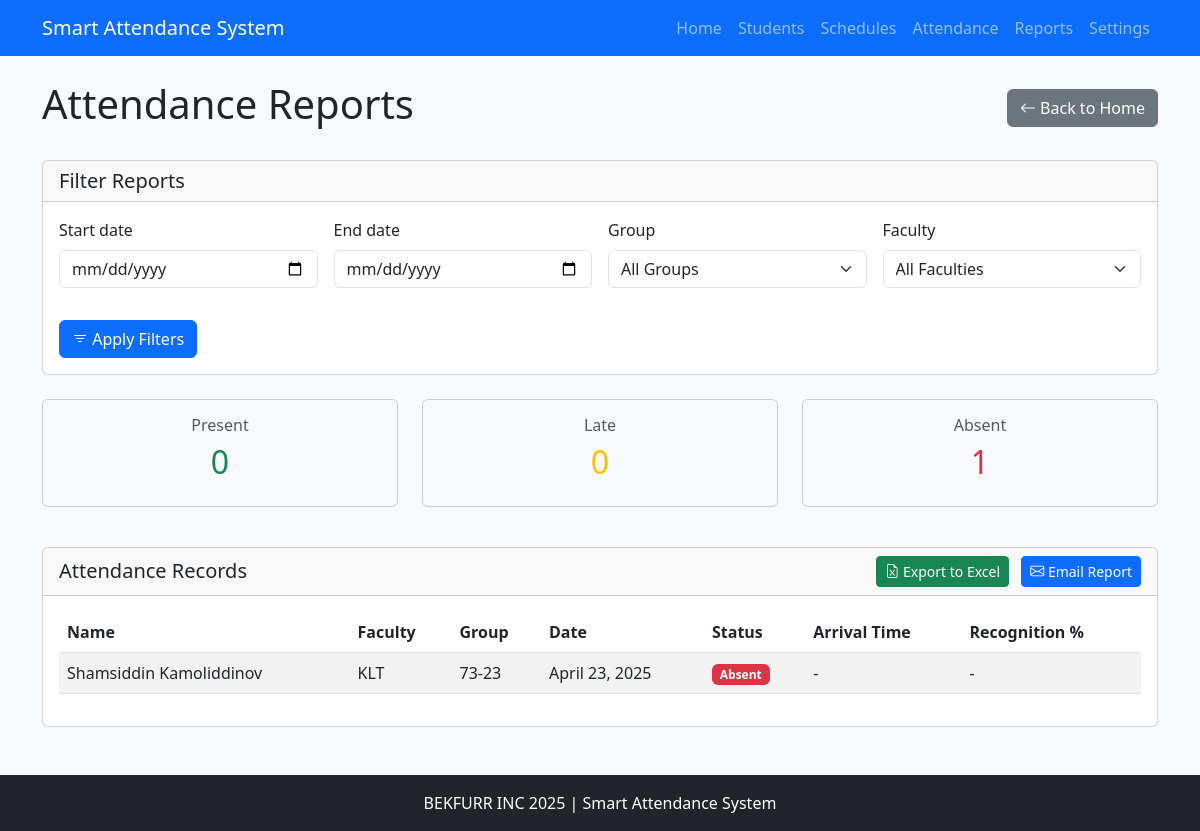
The page /reports/ on the database its author committed.
### face_attendance/models.py (models this page shows, shortened)
class Attendance(models.Model):
    STATUS_CHOICES = [
        ('Present', 'Present'),
        ('Late', 'Late'),
        ('Absent', 'Absent'),
    ]
    student = models.ForeignKey(Student, on_delete=models.CASCADE)
    date = models.DateField()
    status = models.CharField(max_length=10, choices=STATUS_CHOICES)
    arrival_time = models.TimeField(null=True, blank=True)
    recognition_probability = models.FloatField(default=0.0)
    class Meta:
        unique_together = ['student', 'date']

class Student(models.Model):
    name = models.CharField(max_length=100)
    surname = models.CharField(max_length=100)
    father_name = models.CharField(max_length=100)
    faculty = models.CharField(max_length=100)
    direction = models.CharField(max_length=100)
    group = models.CharField(max_length=50)
    face_embeddings = models.TextField()  # Store face embeddings as JSON string

### face_attendance/views.py (the view)
# urls.py: path('reports/', views.reports, name='reports'),
def reports(request):
    form = ReportFilterForm(request.GET)
    start_date = request.GET.get('start_date')
    end_date = request.GET.get('end_date')
    group = request.GET.get('group')
    faculty = request.GET.get('faculty')
    attendance_records = Attendance.objects.select_related('student').all()
    if start_date:
        attendance_records = attendance_records.filter(date__gte=start_date)
    if end_date:
        attendance_records = attendance_records.filter(date__lte=end_date)
    if group:
        attendance_records = attendance_records.filter(student__group=group)
    if faculty:
        attendance_records = attendance_records.filter(student__faculty=faculty)
    groups = Student.objects.values_list('group', flat=True).distinct()
    faculties = Student.objects.values_list('faculty', flat=True).distinct()
    return render(request, 'face_attendance/reports.html', {
        'form': form,
        'records': attendance_records,
        'groups': groups,
        'faculties': faculties,
        'present_count': attendance_records.filter(status='Present').count(),
        'late_count': attendance_records.filter(status='Late').count(),
        'absent_count': attendance_records.filter(status='Absent').count(),
    })

### face_attendance/forms.py
class ReportFilterForm(forms.Form):
    start_date = forms.DateField(widget=forms.DateInput(attrs={'type': 'date'}), required=False)
    end_date = forms.DateField(widget=forms.DateInput(attrs={'type': 'date'}), required=False)
    group = forms.CharField(required=False)
    faculty = forms.CharField(required=False)

### templates/face_attendance/reports.html (shortened to what this page needs)
{% extends 'base.html' %}
{% load crispy_forms_tags %}
{% block content %}
<div class="d-flex justify-content-between align-items-center mb-4">
    <h1>Attendance Reports</h1>
    <div>
        <a href="{% url 'index' %}" class="btn btn-secondary">
            <i class="bi bi-arrow-left"></i> Back to Home
        </a>
    </div>
</div>
<div class="card mb-4">
    <div class="card-header">
        <h5 class="card-title mb-0">Filter Reports</h5>
    </div>
    <div class="card-body">
        <form method="get" class="row g-3">
            <div class="col-md-3">
                {{ form.start_date|as_crispy_field }}
            </div>
            <div class="col-md-3">
                {{ form.end_date|as_crispy_field }}
            </div>
            <div class="col-md-3">
                <label for="id_group" class="form-label">Group</label>
                <select name="group" id="id_group" class="form-select">
                    <option value="">All Groups</option>
                </select>
            </div>
            <div class="col-md-3">
                <label for="id_faculty" class="form-label">Faculty</label>
                <select name="faculty" id="id_faculty" class="form-select">
                    <option value="">All Faculties</option>
                </select>
            </div>
            <div class="col-12">
                <button type="submit" class="btn btn-primary">
                    <i class="bi bi-filter"></i> Apply Filters
                </button>
            </div>
        </form>
    </div>
</div>
<div class="row mb-4">
    <div class="col-md-4 mb-3">
        <div class="card bg-light text-center">
            <div class="card-body py-3">
                <h6 class="text-muted">Present</h6>
                <h2 class="text-success">{{ present_count }}</h2>
            </div>
        </div>
    </div>
    <div class="col-md-4 mb-3">
        <div class="card bg-light text-center">
            <div class="card-body py-3">
                <h6 class="text-muted">Late</h6>
                <h2 class="text-warning">{{ late_count }}</h2>
            </div>
        </div>
    </div>
    <div class="col-md-4 mb-3">
        <div class="card bg-light text-center">
            <div class="card-body py-3">
                <h6 class="text-muted">Absent</h6>
                <h2 class="text-danger">{{ absent_count }}</h2>
            </div>
        </div>
    </div>
</div>
<div class="card">
    <div class="card-header d-flex justify-content-between align-items-center">
        <h5 class="card-title mb-0">Attendance Records</h5>
        <div>
            <a href="{% url 'export_report' %}?{{ request.GET.urlencode }}" class="btn btn-sm btn-success me-2">
                <i class="bi bi-file-earmark-excel"></i> Export to Excel
            </a>
            <a href="{% url 'email_report' %}?{{ request.GET.urlencode }}" class="btn btn-sm btn-primary">
                <i class="bi bi-envelope"></i> Email Report
            </a>
        </div>
    </div>
    <div class="card-body">
        {% if records %}
            <div class="table-responsive">
                <table class="table table-striped table-hover">
                    <thead>
                        <tr>
                            <th>Name</th>
                            <th>Faculty</th>
                            <th>Group</th>
                            <th>Date</th>
                            <th>Status</th>
                            <th>Arrival Time</th>
                            <th>Recognition %</th>
                        </tr>
                    </thead>
                    <tbody>
                        {% for record in records %}
                            <tr>
                                <td>{{ record.student.name }} {{ record.student.surname }}</td>
                                <td>{{ record.student.faculty }}</td>
                                <td>{{ record.student.group }}</td>
                                <td>{{ record.date }}</td>
                                <td>
                                    {% if record.status == 'Present' %}
                                        <span class="badge bg-success">Present</span>
                                    {% elif record.status == 'Late' %}
                                        <span class="badge bg-warning">Late</span>
                                    {% else %}
                                        <span class="badge bg-danger">Absent</span>
                                    {% endif %}
                                </td>
                                <td>{{ record.arrival_time|default:'-' }}</td>
                                <td>
                                    {% if record.recognition_probability > 0 %}
                                        {{ record.recognition_probability|floatformat:2 }}%
                                    {% else %}
                                        -
                                    {% endif %}
                                </td>
                            </tr>
                        {% endfor %}
                    </tbody>
                </table>
            </div>
        {% else %}
            <div class="alert alert-info">
                No attendance records found matching the selected criteria.
            </div>
        {% endif %}
    </div>
</div>
{% endblock %}

### templates/base.html (style rules this page uses)
body { min-height: 100vh; display: flex; flex-direction: column; }

### rows shown on the page
Attendance: student.name "Shamsiddin", student.surname "Kamoliddinov", student.faculty "KLT", student.group "73-23", date "April 23, 2025", status "Absent", arrival_time "-"

### other values the page prints
{{ present_count }} "0"
{{ late_count }} "0"
{{ absent_count }} "1"
